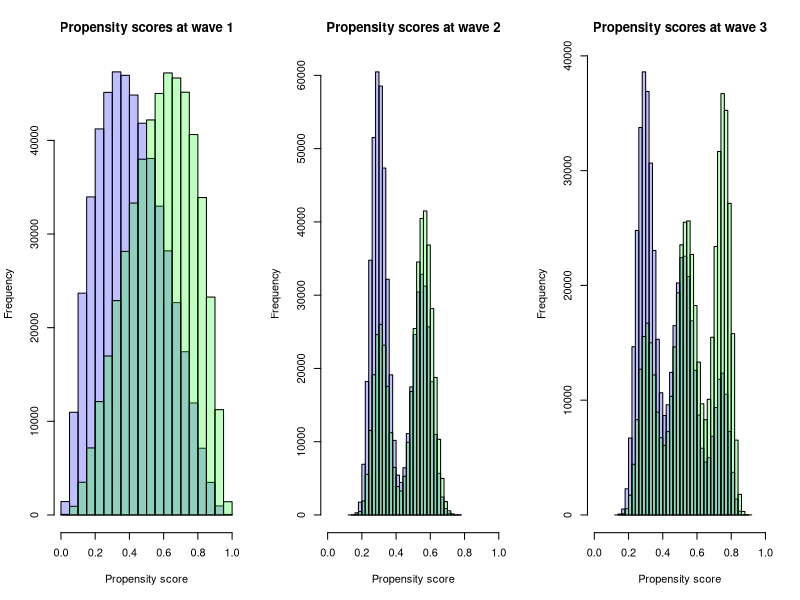

The R script that drew this image: (Note: this script raises an error after producing the figure.)
## ---- chunk 1
N <- 1000000
C <- rnorm(N)

data <- data.frame(C)

# Simulate data for first wave
data$Y1 <- .4*C + rnorm(N)
data$X1 <- rbinom(n = N, size=1, prob = plogis(C))

# Simulate data for the second wave
data$Y2 <- 0.1 * data$Y1 + 0.3 * data$X1 + rnorm(N)
data$X2 <- rbinom(n = N, size=1, prob = 
		plogis(-.8 + 0.2 * data$Y1 + 1 * data$X1))

# Simulate data for the third wave
data$Y3 <- 0.1 * data$Y2 + 0.3 * data$X2 + 
		0.8 * data$Y1 + 0.15 * data$X1 + rnorm(N)
data$X3 <- rbinom(n = N, size=1, prob = 
		plogis(-.8 + 0.2 * data$Y2 + 1 * data$X2 +
			0.1 * data$Y1 + 0.8 * data$X1))

# Simulate the final outcome
data$final.Y <- 0.1 * data$Y3 + 0.3 * data$X3 + 0.8 * data$Y2 + 
			0.15 * data$X2 + rnorm(N)

# Check the data file
head(data)
## ---- chunk 2
# X1 -> Y2 -> Y3 -> Y.final
0.3*0.1*0.1

# X1 -> Y2 -> Y.final
0.3*0.8

# X1 -> Y3 -> Y.final
0.15*0.1

# Total CDE of X1 on Y4
0.3*0.1*0.1 + 0.3*0.8 + 0.15*0.1

## ---- chunk 3
# X2 -> Y3 -> Y.final
0.3*0.1

# X2 -> Y.final
0.15

# Total CDE of X2 on Y4
0.3*0.1 + 0.15

## ---- chunk 4
# X3 -> Y.final
0.3

# Total CDE X3 on Y4
0.3
## ---- chunk 5
out1 <- glm(final.Y ~ C + X1 + X2 + X3 + Y1 + Y2 + Y3, data=data)
summary(out1)
## ---- chunk 6
out2 <- glm(final.Y ~ C + X1 + X2 + X3 + Y1, data=data)
summary(out2)
## ---- chunk 7
# Compute the propensity scores at wave 1 
res.X1 <- glm(X1 ~  C, family = binomial(), data = data)
ps1 <- predict(res.X1, type = "response")
data$ps1 <- ps1

# Compute the propensity scores at wave 2 
res.X2 <- glm(X2 ~  C + X1 + Y1, family = binomial(), data = data)
ps2 <- predict(res.X2, type = "response")
data$ps2 <- ps2

# Compute the propensity scores at wave 3 
res.X3 <- glm(X3 ~ C + X1 + X2 + Y1 + Y2, family = binomial(), data = data)
ps3 <- predict(res.X3, type = "response")
data$ps3 <- ps3
## ---- chunk 8
# Plot the propensity scores at each wave
M<-matrix(c(1:3),1,3, byrow = FALSE)
layout(M)

for (t in 1:3)
{	k <- subset(data, select = c(paste0("X", t)))
	data.1 <- data[ which(k == 1), ]
	data.0 <- data[ which(k == 0), ]
	ps.t.1 <- subset(data.1, select = c(paste0("ps", t)))
	ps.t.0 <- subset(data.0, select = c(paste0("ps", t)))
	hist0 <- hist(as.numeric(ps.t.1[[1]]), breaks=30, plot=FALSE)
	hist1 <- hist(ps.t.0[[1]], breaks=30, plot=FALSE)
	title <- paste0("Propensity scores at wave ", t)
	plot( hist1, col=rgb(0,0,1,1/4), xlim=c(0,1), 
    		xlab="Propensity score", main=title)  
	plot( hist0, col=rgb(0,1,0,1/4), xlim=c(0,1), add=T) 
}
## ---- chunk 9
# Compute the inverse probability weights at waves 1, 2 and 3
data$ipw1 <- ifelse(data$X1==1, 1/data$ps1, 1/(1-data$ps1))
data$ipw2 <- ifelse(data$X2==1, 1/data$ps2, 1/(1-data$ps2))
data$ipw3 <- ifelse(data$X3==1, 1/data$ps3, 1/(1-data$ps3))

# Compute the total ipw
data$ipw.123 <- data$ipw1 * data$ipw2 * data$ipw3 
## ---- chunk 10
# Regression with inverse probability weighting with X1, X2, X3 and Y1 as its predictors
out3 <- glm(final.Y ~ X1 + X2 + X3 + Y1, 
		weights = ipw.123, data=data)

# Another regression with inverse probability weighting which now also includes the baseline confounder (just 
# for comparison)
out4 <- glm(final.Y ~ C + X1 + X2 + X3 + Y1, 
		weights = ipw.123, data=data)

# Another regression with inverse probability weighting which includes C but not Y1
out5 <- glm(final.Y ~ C + X1 + X2 + X3, 
		weights = ipw.123, data=data)

summary(out3)
summary(out4)
summary(out5)
